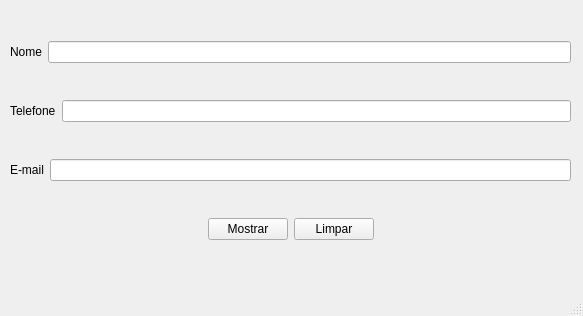
<?xml version="1.0" encoding="UTF-8"?>
<ui version="4.0">
 <class>MainWindow</class>
 <widget class="QMainWindow" name="MainWindow">
  <property name="geometry">
   <rect>
    <x>0</x>
    <y>0</y>
    <width>583</width>
    <height>316</height>
   </rect>
  </property>
  <property name="windowTitle">
   <string>MainWindow</string>
  </property>
  <widget class="QWidget" name="centralwidget">
   <widget class="QWidget" name="">
    <property name="geometry">
     <rect>
      <x>10</x>
      <y>10</y>
      <width>561</width>
      <height>261</height>
     </rect>
    </property>
    <layout class="QVBoxLayout" name="verticalLayout">
     <item>
      <layout class="QHBoxLayout" name="horizontalLayout">
       <item>
        <widget class="QLabel" name="label">
         <property name="text">
          <string>Nome</string>
         </property>
        </widget>
       </item>
       <item>
        <widget class="QLineEdit" name="text_nome"/>
       </item>
      </layout>
     </item>
     <item>
      <layout class="QHBoxLayout" name="horizontalLayout_2">
       <item>
        <widget class="QLabel" name="label_2">
         <property name="text">
          <string>Telefone</string>
         </property>
        </widget>
       </item>
       <item>
        <widget class="QLineEdit" name="text_telefone"/>
       </item>
      </layout>
     </item>
     <item>
      <layout class="QHBoxLayout" name="horizontalLayout_3">
       <item>
        <widget class="QLabel" name="label_3">
         <property name="text">
          <string>E-mail</string>
         </property>
        </widget>
       </item>
       <item>
        <widget class="QLineEdit" name="text_email"/>
       </item>
      </layout>
     </item>
     <item>
      <layout class="QHBoxLayout" name="horizontalLayout_4">
       <item>
        <spacer name="horizontalSpacer">
         <property name="orientation">
          <enum>Qt::Horizontal</enum>
         </property>
         <property name="sizeHint" stdset="0">
          <size>
           <width>40</width>
           <height>20</height>
          </size>
         </property>
        </spacer>
       </item>
       <item>
        <widget class="QPushButton" name="btn_mostrar">
         <property name="text">
          <string>Mostrar</string>
         </property>
        </widget>
       </item>
       <item>
        <widget class="QPushButton" name="btn_limpar">
         <property name="text">
          <string>Limpar</string>
         </property>
        </widget>
       </item>
       <item>
        <spacer name="horizontalSpacer_2">
         <property name="orientation">
          <enum>Qt::Horizontal</enum>
         </property>
         <property name="sizeHint" stdset="0">
          <size>
           <width>40</width>
           <height>20</height>
          </size>
         </property>
        </spacer>
       </item>
      </layout>
     </item>
    </layout>
   </widget>
  </widget>
  <widget class="QMenuBar" name="menubar">
   <property name="geometry">
    <rect>
     <x>0</x>
     <y>0</y>
     <width>583</width>
     <height>22</height>
    </rect>
   </property>
  </widget>
  <widget class="QStatusBar" name="statusbar"/>
 </widget>
 <resources/>
 <connections/>
</ui>
